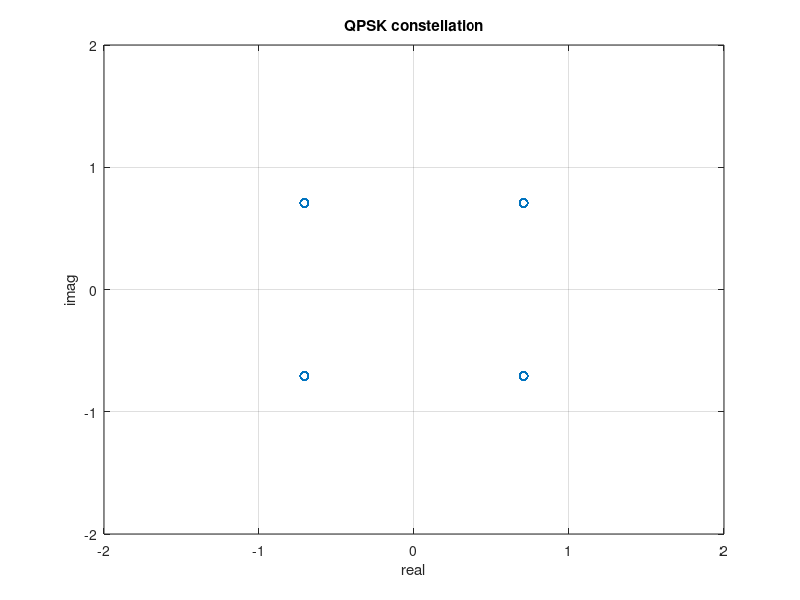

The MATLAB source for this figure:
 clear;
close all;
nr_data_bits=64000;
nr_symbols=nr_data_bits/2;
b_data=(randn(1,nr_data_bits)>.5);
b=[b_data];

d=zeros(1,length(b)/2);

for n=1:length(b)/2;
    p=b(2*n);
    imp=b(2*n-1);
    if (imp==0)&(p==0)
        d(n)=exp(j*pi/4);
    end
    if(imp==1)&(p==0)
        d(n)=exp(j*3*pi/4);
    end
    if (imp==1)&(p==1)
        d(n)=exp(j*5*pi/4);
    end
    if (imp==0)&(p==1)
        d(n)=exp(j*7*pi/4);
    end
end
qpsk=d;
figure(1);
plot(d,'o');
axis([-2 2 -2 2]);
grid on;
xlabel('real');
ylabel('imag');
title('QPSK constellation')